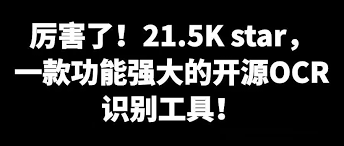
#> input picture test.png, 344 x 146 px
$ python testcanny.py
#> lines starting #> are read from the running program, lines starting #| are printed output that depends on the picture; after the words box and inside, x2 and y2 are one past the last pixel; in counts of white or black regions, pixels touching at a corner belong together
import cv2
import numpy as np

# 读取图像
image = cv2.imread('test.png')
#> image is the input picture: shape (146, 344, 3); mean B, G, R 46.8, 46.8, 46.8

# 检查图像是否成功加载
if image is None:
    print("图像加载失败，请检查文件路径。")
    exit()

# 转换为灰度图像
gray = cv2.cvtColor(image, cv2.COLOR_BGR2GRAY)

# 增强对比度
alpha = 2.0  # 对比度控制（大于1增强对比度）
beta = 0     # 亮度控制
contrasted = cv2.convertScaleAbs(gray, alpha=alpha, beta=beta)
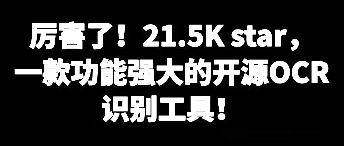
#> contrasted: shape (146, 344); min 0, max 255, mean 52.4

# 阈值处理，提取高对比度部分
_, thresh = cv2.threshold(contrasted, 200, 255, cv2.THRESH_BINARY)
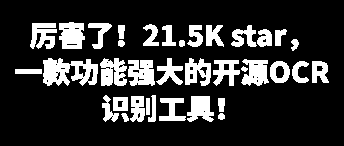
#> thresh: shape (146, 344); 19.3% white; 36 white regions, largest, box (x1, y1, x2, y2) and area: (43, 58, 98, 86) 1001, (59, 22, 85, 49) 567, (100, 58, 127, 86) 561

# 显示和保存结果
cv2.imshow('Contrasted Image', contrasted)
cv2.imshow('Thresholded Image', thresh)

cv2.imwrite('contrasted_image.png', contrasted)
cv2.imwrite('thresholded_image.png', thresh)

cv2.waitKey(0)
cv2.destroyAllWindows()
